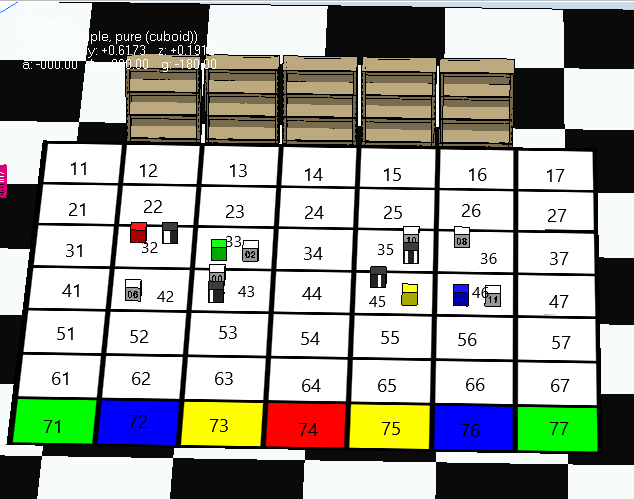
#> input picture Code_Adenilson/arenaOpen.png, 634 x 499 px; its folder holds only this picture in this run
$ python -i firstSq.py   (imports and definitions only)
#> lines starting #> are read from the running program, lines starting #| are printed output that depends on the picture; after the words box and inside, x2 and y2 are one past the last pixel; in counts of white or black regions, pixels touching at a corner belong together
#> further down, picture is the input picture: shape (499, 634, 3); mean B, G, R 158.3, 167.1, 165
import sim
import time
import numpy as np
import cv2
from girar import get_angle_that_makes_sense

NORTE = 1
SUL = -1
LESTE = 2
OESTE = -2

# [18 lines left out: function getImage, not called in this run]


def basicFilter(_src):
	"Processamento basico para isolar as cores do fim"
	# Isolar a cores procuradas usando HSV:
	hsv = cv2.cvtColor(_src, cv2.COLOR_BGR2HSV)
#> hsv: shape (499, 634, 3); mean H, S, V 21.9, 28.9, 177

	hsv_lower = np.array([0, 200, 200])
	hsv_upper = np.array([179, 255, 255])
	mask = cv2.inRange(hsv, hsv_lower, hsv_upper)
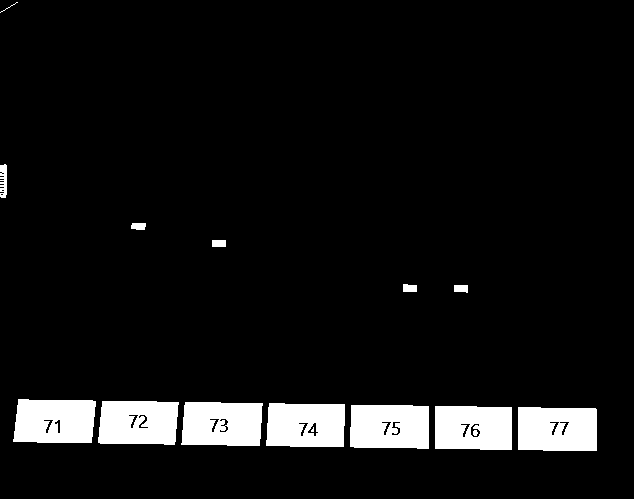
#> mask: shape (499, 634); 7.4% white; 15 white regions (2 under 20 px), largest, box (x1, y1, x2, y2) and area: (518, 407, 597, 451) 3322, (13, 399, 96, 443) 3290, (350, 405, 429, 449) 3289

	# Copiar a mascara para a imagem inicial:
	_src2 = _src.copy()
	img = cv2.bitwise_and(_src, _src, mask=mask)
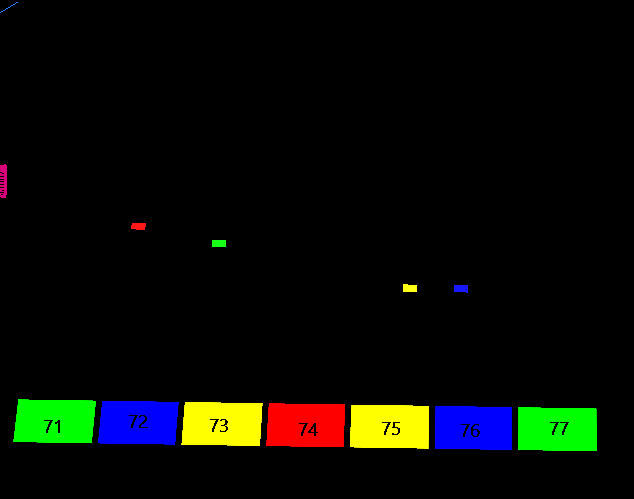
#> img: shape (499, 634, 3); mean B, G, R 5.4, 10.8, 8.2

	# Transformar para cinza:
	img = cv2.cvtColor(img, cv2.COLOR_BGR2GRAY)
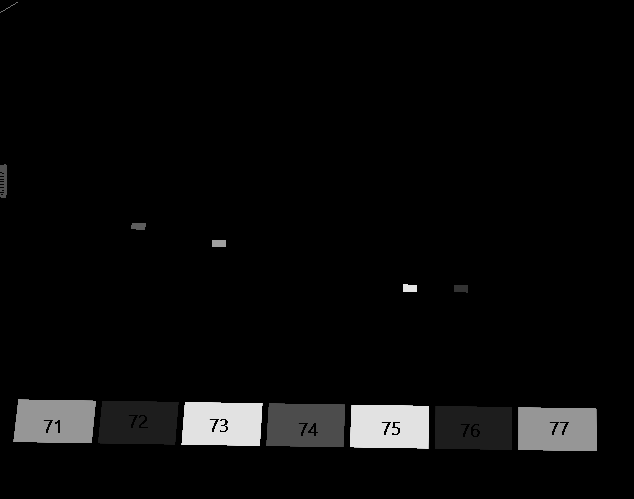
#> img: shape (499, 634); min 0, max 229, mean 9.4
	cv2.imwrite('./imgs/1gray.png', img)

	# Media:
	img = cv2.medianBlur(img, 3)
	cv2.imwrite('./imgs/4median.png', img)

	# cv2.namedWindow('image')
	# cv2.imshow('image',img)
	# cv2.waitKey()

	nimg = img.copy()

	return nimg


# [277 lines left out: functions compareCenters, findUseful, getMostCentered, rgbToLetter, test, getX and 3 more, not called in this run]

>>> import cv2
>>> picture = cv2.imread('arenaOpen.png')
>>> result = basicFilter(picture)
